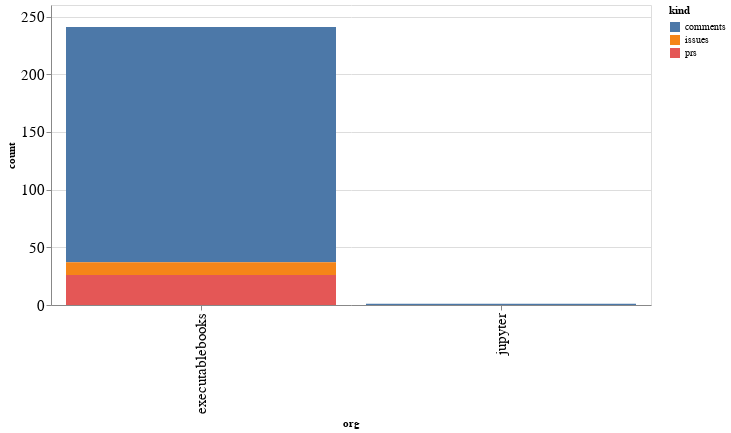

Here is the notebook cell this chart was saved with:
### Code cell
alt.Chart(org_summaries, width=600).mark_bar().encode(
    x='org',
    y='count',
    color='kind',
    tooltip="org"
)

### Figure 1 — Vega-Lite specification as saved in the notebook (floating-point values rounded to 4 significant figures)
{"config": {"axisLeft": {"labelFontSize": 15}, "axisBottom": {"labelFontSize": 15}}, "data": {"name": "data-0282d17ff15bb758e91ce79be0ec045a"}, "mark": "bar", "encoding": {"color": {"type": "nominal", "field": "kind"}, "tooltip": {"type": "nominal", "field": "org"}, "x": {"type": "nominal", "field": "org"}, "y": {"type": "quantitative", "field": "count"}}, "width": 600, "$schema": "https://vega.github.io/schema/vega-lite/v4.8.1.json", "datasets": {"data-0282d17ff15bb758e91ce79be0ec045a": [{"org": "executablebooks", "kind": "comments", "count": 204}, {"org": "executablebooks", "kind": "issues", "count": 11}, {"org": "executablebooks", "kind": "prs", "count": 26}, {"org": "jupyter", "kind": "comments", "count": 1}]}}
